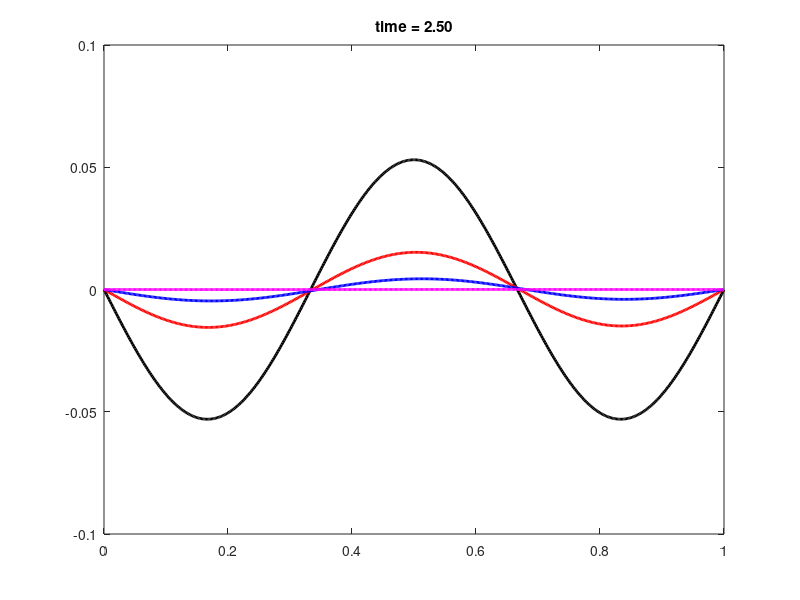

Recreate this plot in MATLAB. (Note: this script raises an error after producing the figure.)
 t = 2.5;
 dvec = [0 .5 1 3];
 xx = linspace(0,1,500)';

 ak0 = zeros(10,1);
 bk0 = zeros(10,1);
 k = [1:20]';
 bk0 = -6*sqrt(2)*(1+(-1).^k).*k./((k.^2-9).^2*pi^2);
 bk0(3) = sqrt(2)/4;

 figure(1), clf
 cvec = 'krbm';
 for m=1:length(dvec)
    d = dvec(m)
    u = zeros(size(xx));
    for k=1:length(bk0)
        psik = sqrt(2)*sin(k*pi*xx);
        dis = sqrt(d^2-k^2*pi^2);
        ak = bk0(k)*(exp((-d+dis)*t)-exp((-d-dis)*t))/(2*dis);
        u = u+ak*psik;
    end 
    plot(xx,u,'-','linewidth',2,'color',cvec(m)), hold on
    ylim([-.1 .1])
    title(sprintf('time = %3.2f', t))
 end
 legend('d=0','d.5','d=1','d=3',2)
 print -depsc2 damp2.eps
